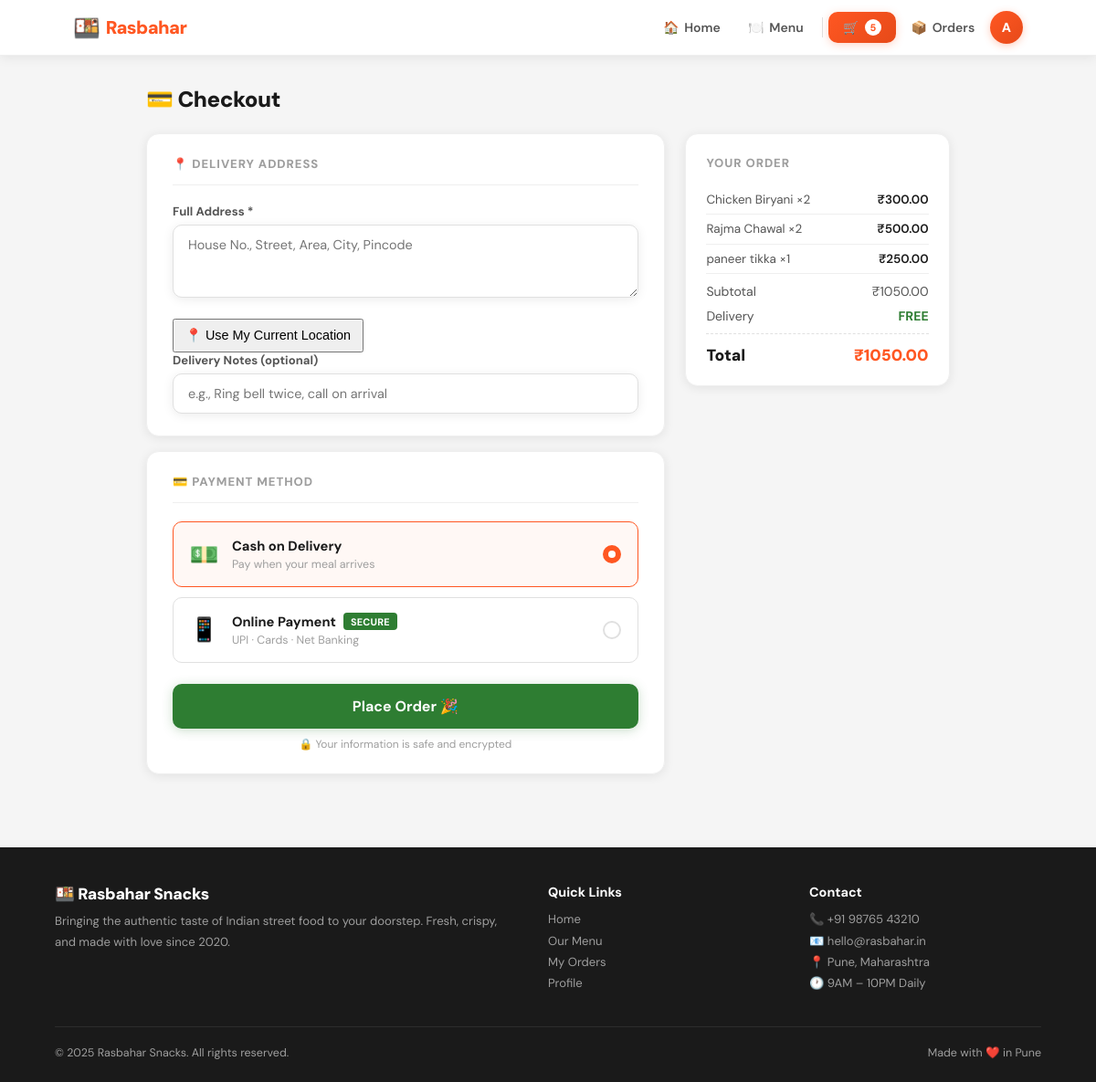
The page /checkout/ (signed in) on the database its author committed.
### accounts/models.py (models this page shows, shortened)
class User(AbstractBaseUser, PermissionsMixin):
    name = models.CharField(max_length=150)
    phone_number = models.CharField(max_length=15, unique=True)
    email = models.EmailField(unique=True)
    address = models.TextField(blank=True)
    profile_picture = models.ImageField(upload_to='profiles/', blank=True, null=True)
    is_active = models.BooleanField(default=False)  # Activated via OTP
    is_staff = models.BooleanField(default=False)
    date_joined = models.DateTimeField(default=timezone.now)
    USERNAME_FIELD = 'phone_number'
    REQUIRED_FIELDS = ['name', 'email']
    objects = UserManager()
    class Meta:
        verbose_name = 'User'
        verbose_name_plural = 'Users'

### orders/models.py (models this page shows, shortened)
class CartItem(models.Model):
    cart = models.ForeignKey(Cart, on_delete=models.CASCADE, related_name='cart_items')
    menu_item = models.ForeignKey(MenuItem, on_delete=models.CASCADE)
    quantity = models.PositiveIntegerField(default=1)
    added_at = models.DateTimeField(auto_now_add=True)
    class Meta:
        unique_together = ('cart', 'menu_item')
    @property
    def addons_total(self):
        total = sum(ca.addon.price * ca.quantity for ca in self.cart_addons.all())
        return total
    @property
    def subtotal(self):
        return (self.menu_item.price + self.addons_total) * self.quantity

class Cart(models.Model):
    user = models.OneToOneField(settings.AUTH_USER_MODEL, on_delete=models.CASCADE, related_name='cart')
    created_at = models.DateTimeField(auto_now_add=True)
    updated_at = models.DateTimeField(auto_now=True)
    @property
    def total(self):
        return sum(item.subtotal for item in self.cart_items.all())
    @property
    def item_count(self):
        return sum(item.quantity for item in self.cart_items.all())

### menu/models.py (models this page shows, shortened)
class MenuItem(models.Model):
    category = models.ForeignKey(Category, on_delete=models.CASCADE, related_name='items')
    name = models.CharField(max_length=200)
    slug = models.SlugField(unique=True, blank=True)
    description = models.TextField(blank=True)
    price = models.DecimalField(max_digits=8, decimal_places=2)
    image = models.ImageField(upload_to='menu_items/', blank=True, null=True)
    is_available = models.BooleanField(default=True)
    is_featured = models.BooleanField(default=False)
    is_veg = models.BooleanField(default=True)
    is_spicy = models.BooleanField(default=False)
    calories = models.PositiveIntegerField(null=True, blank=True)
    prep_time_minutes = models.PositiveIntegerField(default=10)
    created_at = models.DateTimeField(auto_now_add=True)
    updated_at = models.DateTimeField(auto_now=True)
    class Meta:
        ordering = ['category', 'name']

### orders/views.py (the view, shortened to what this page needs)
# urls.py: path('checkout/', views.checkout_view, name='checkout'),
@login_required
def checkout_view(request):
    cart = get_or_create_cart(request.user)
    if not cart.cart_items.exists():
        messages.warning(request, 'Your cart is empty.')
        return redirect('orders:cart')
    return render(request, 'orders/checkout.html', {
        'cart': cart,
        'user': request.user,
        'delivery_charge': 30,
    })

### orders/views.py (called while the page is built)
def get_or_create_cart(user):
    cart, _ = Cart.objects.get_or_create(user=user)
    return cart

### rasbahar_snacks/context_processors.py (called while the page is built)
def admin_sidebar_context(request):
    if request.user.is_authenticated and request.user.is_staff:
        return {
            'pending_count': Order.objects.filter(status=Order.STATUS_PENDING).count(),
        }
    return {}

### templates/orders/checkout.html (shortened to what this page needs)
{% extends "base.html" %}
{% block content %}
<div class="checkout-page">
  <h1 class="checkout-title fu">💳 Checkout</h1>
  <div class="checkout-layout">
    <div>
      <form method="post">
        <div class="checkout-card fu d1">
          <div class="card-header">📍 Delivery Address</div>
          <div class="form-group">
            <label class="form-label">Full Address *</label>
            <textarea
              name="delivery_address"
              class="form-input"
              rows="3"
              placeholder="House No., Street, Area, City, Pincode"
              required
            >{{ user.address }}</textarea>
          </div>
          <div style="margin-top:.6rem">
            <button type="button" class="gps-btn" id="gpsCheckoutBtn" style="padding:.5rem .75rem;font-size:.9rem;display:inline-block">
              📍 Use My Current Location
            </button>
          </div>
          <div class="form-group" style="margin-bottom:0">
            <label class="form-label">Delivery Notes (optional)</label>
            <input type="text" name="delivery_notes" class="form-input" placeholder="e.g., Ring bell twice, call on arrival">
          </div>
        </div>
        <div class="checkout-card fu d2">
          <div class="card-header">💳 Payment Method</div>
          <div class="payment-options">
            <div class="payment-option">
              <div class="payment-option-icon">💵</div>
              <label>
                <div class="payment-option-title">Cash on Delivery</div>
                <div class="payment-option-sub">Pay when your meal arrives</div>
              </label>
              <div class="radio-circle"><div class="radio-inner"></div></div>
            </div>
            <div class="payment-option">
              <div class="payment-option-icon">📱</div>
              <label>
                <div class="payment-option-title">
                  Online Payment
                  <span class="secure-badge">SECURE</span>
                </div>
                <div class="payment-option-sub">UPI · Cards · Net Banking</div>
              </label>
              <div class="radio-circle"><div class="radio-inner"></div></div>
            </div>
          </div>
          <button type="submit" class="btn btn-green btn-full press" style="margin-top:1.4rem;padding:.88rem;font-size:1rem">
            Place Order 🎉
          </button>
          <div style="text-align:center;margin-top:.6rem;font-size:.75rem;color:var(--text-l)">
            🔒 Your information is safe and encrypted
          </div>
        </div>
      </form>
    </div>
    <div class="order-summary fu d3">
      <div class="summary-title">Your Order</div>
      {% for ci in cart.cart_items.all %}
        <div class="summary-item">
          <span>{{ ci.menu_item.name }} ×{{ ci.quantity }}</span>
          <span style="font-weight:600;color:var(--text)">₹{{ ci.subtotal }}</span>
        </div>
      {% endfor %}
      <div class="summary-row"><span>Subtotal</span><span>₹{{ cart.total }}</span></div>
      <div class="summary-row"><span>Delivery</span><span class="free-tag">FREE</span></div>
      <div class="summary-row total"><span>Total</span><span>₹{{ cart.total }}</span></div>
    </div>
  </div>
</div>
{% endblock %}

### templates/base.html (shortened to what this page needs)
<!DOCTYPE html>
<html lang="en">
<head>
  {% load static %}
</head>
<body>
<nav class="navbar">
  <div class="nav-inner">
    <a href="{% url 'menu:home' %}" class="nav-logo">
      <span class="logo-icon">🍱</span>
      <span class="logo-text">Rasbahar</span>
    </a>
    <div class="nav-links">
      <a href="{% url 'menu:home' %}" class="nav-link {% if request.resolver_match.url_name == 'home' %}active{% endif %}">
        🏠 <span>Home</span>
      </a>
      <a href="{% url 'menu:menu' %}" class="nav-link {% if request.resolver_match.url_name == 'menu' %}active{% endif %}">
        🍽️ <span>Menu</span>
      </a>
      {% if user.is_authenticated %}
        <a href="{% url 'orders:cart' %}" class="nav-cart press">
          🛒
          {% with count=user.cart.item_count %}
            {% if count %}<span class="cart-badge">{{ count }}</span>{% endif %}
          {% endwith %}
        </a>
        <a href="{% url 'orders:order_list' %}" class="nav-link">
          📦 <span>Orders</span>
        </a>
        <a href="{% url 'accounts:profile' %}" class="nav-user-btn" title="{{ user.name }}">
          {% if user.profile_picture %}
            <img src="{{ user.profile_picture.url }}" alt="">
          {% else %}
            {{ user.name|first|upper }}
          {% endif %}
        </a>
      {% else %}
        <div class="nav-divider"></div>
        <a href="{% url 'accounts:login' %}" class="nav-link">Login</a>
        <a href="{% url 'accounts:register' %}" class="btn btn-primary btn-sm press">Sign Up</a>
      {% endif %}
    </div>
  </div>
</nav>
<main>{% block content %}{% endblock %}</main>
<footer>
  <div class="footer-inner">
    <div class="footer-brand">
      <div class="logo">🍱 Rasbahar Snacks</div>
      <p>Bringing the authentic taste of Indian street food to your doorstep. Fresh, crispy, and made with love since 2020.</p>
    </div>
    <div class="footer-col">
      <h4>Quick Links</h4>
      <a href="{% url 'menu:home' %}">Home</a>
      <a href="{% url 'menu:menu' %}">Our Menu</a>
      {% if user.is_authenticated %}
        <a href="{% url 'orders:order_list' %}">My Orders</a>
        <a href="{% url 'accounts:profile' %}">Profile</a>
      {% else %}
        <a href="{% url 'accounts:login' %}">Login</a>
        <a href="{% url 'accounts:register' %}">Register</a>
      {% endif %}
    </div>
    <div class="footer-col">
      <h4>Contact</h4>
      <a href="#">📞 +91 98765 43210</a>
      <a href="#">📧 hello@rasbahar.in</a>
      <a href="#">📍 Pune, Maharashtra</a>
      <a href="#">🕐 9AM – 10PM Daily</a>
    </div>
  </div>
  <div class="footer-bottom">
    <span>© 2025 Rasbahar Snacks. All rights reserved.</span>
    <span>Made with ❤️ in Pune</span>
  </div>
</footer>
</body>
</html>

### templates/orders/checkout.html (style rules this page uses)
.checkout-page { max-width: 920px; margin: 2rem auto; padding: 0 1.25rem 3rem; }
.checkout-title { font-size: 1.5rem; font-weight: 900; letter-spacing: -.02em; margin-bottom: 1.4rem; }
.checkout-layout { display: grid; grid-template-columns: 1fr 290px; gap: 1.4rem; }
.checkout-card { background: white; border-radius: var(--r); border: 1px solid var(--border); box-shadow: var(--shadow); padding: 1.5rem 1.75rem; margin-bottom: 1rem; }
.checkout-card:last-child { margin-bottom: 0; }
.card-header { font-size: .82rem; font-weight: 800; text-transform: uppercase; letter-spacing: .07em; color: var(--text-l); margin-bottom: 1.25rem; padding-bottom: .85rem; border-bottom: 1px solid var(--border); display: flex; align-items: center; gap: .4rem; }
.payment-options { display: flex; flex-direction: column; gap: .65rem; }
.payment-option { border: 1.5px solid var(--border-d); border-radius: var(--r-sm); padding: 1rem 1.1rem; cursor: pointer; transition: all var(--transition); display: flex; align-items: center; gap: .9rem; }
.payment-option:has(input:checked) { border-color: var(--primary); background: var(--primary-ll); }
.payment-option-icon { font-size: 1.6rem; flex-shrink: 0; }
.payment-option label { cursor: pointer; flex: 1; }
.payment-option-title { font-size: .92rem; font-weight: 700; display: flex; align-items: center; gap: .5rem; }
.payment-option-sub { font-size: .78rem; color: var(--text-l); margin-top: .15rem; }
.radio-circle { width: 20px; height: 20px; border-radius: 50%; border: 2px solid var(--border-d); display: flex; align-items: center; justify-content: center; transition: all var(--transition); flex-shrink: 0; }
.payment-option:has(input:checked) .radio-circle { border-color: var(--primary); background: var(--primary); }
.radio-inner { width: 8px; height: 8px; border-radius: 50%; background: white; opacity: 0; transition: opacity var(--transition); }
.payment-option:has(input:checked) .radio-inner { opacity: 1; }
.secure-badge { font-size: .68rem; font-weight: 800; background: var(--green); color: white; padding: .15rem .5rem; border-radius: 4px; letter-spacing: .02em; }
.order-summary { background: white; border-radius: var(--r); border: 1px solid var(--border); box-shadow: var(--shadow); padding: 1.4rem; position: sticky; top: 76px; height: fit-content; }
.summary-title { font-size: .82rem; font-weight: 800; text-transform: uppercase; letter-spacing: .07em; color: var(--text-l); margin-bottom: 1rem; }
.summary-item { display: flex; justify-content: space-between; font-size: .84rem; color: var(--text-m); padding: .45rem 0; border-bottom: 1px solid var(--border); }
.summary-row { display: flex; justify-content: space-between; font-size: .88rem; color: var(--text-m); margin-top: .6rem; }
.summary-row.total { font-size: 1.1rem; font-weight: 900; color: var(--text); border-top: 1.5px dashed var(--border-d); padding-top: .75rem; margin-top: .6rem; }
.summary-row.total span:last-child { color: var(--primary); }
.free-tag { color: var(--green); font-weight: 700; }

### rows shown on the page
User: name|first "A"
CartItem: menu_item.name "Chicken Biryani", quantity "2", subtotal "300.00"
CartItem: menu_item.name "Rajma Chawal", quantity "2", subtotal "500.00"
CartItem: menu_item.name "paneer tikka", quantity "1", subtotal "250.00"
Cart: total "1050.00"

### other values the page prints
{{ count }} "5"
